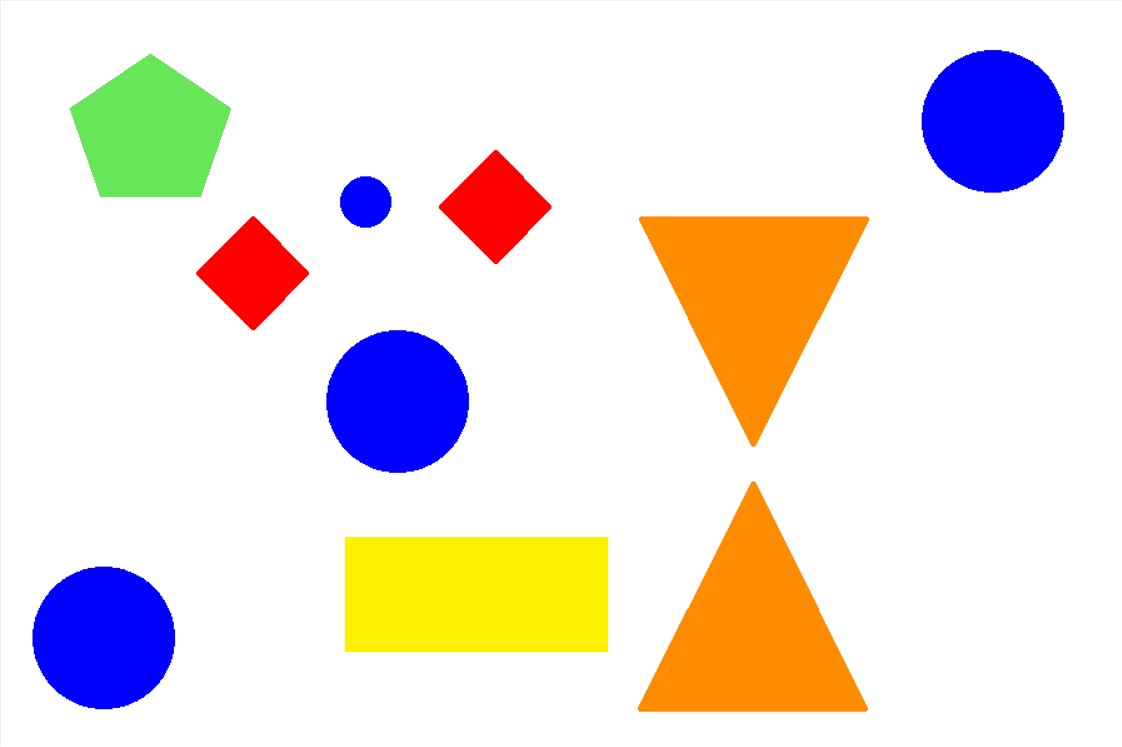
#> input picture ieee1.jpeg, 1122 x 747 px, found by its file name
$ python final.py
#> lines starting #> are read from the running program, lines starting #| are printed output that depends on the picture; after the words box and inside, x2 and y2 are one past the last pixel; in counts of white or black regions, pixels touching at a corner belong together
# -*- coding: utf-8 -*-
"""
Created on Mon Apr 11 18:46:45 2022

@author: Pranav
"""

import numpy as np
import cv2


# Start a while loop
while(1):


    imageFrame = cv2.imread("C:\\Users\\Pranav\\Desktop\\SkillDev\\IEEE CS\\Image Processing\\ieee1.jpeg")
#> imageFrame is the input picture: shape (747, 1122, 3); mean B, G, R 221.6, 227.2, 236.6

    # Convert the imageFrame in
    # BGR(RGB color space) to
    # HSV(hue-saturation-value)
    # color space
    hsvFrame = cv2.cvtColor(imageFrame, cv2.COLOR_BGR2HSV)
#> hsvFrame: shape (747, 1122, 3); mean H, S, V 14.5, 48.1, 254.1

    # Set range for red color and
    # define mask
    red_lower = np.array([136, 87, 111], np.uint8)
    red_upper = np.array([180, 255, 255], np.uint8)
    red_mask = cv2.inRange(hsvFrame, red_lower, red_upper)
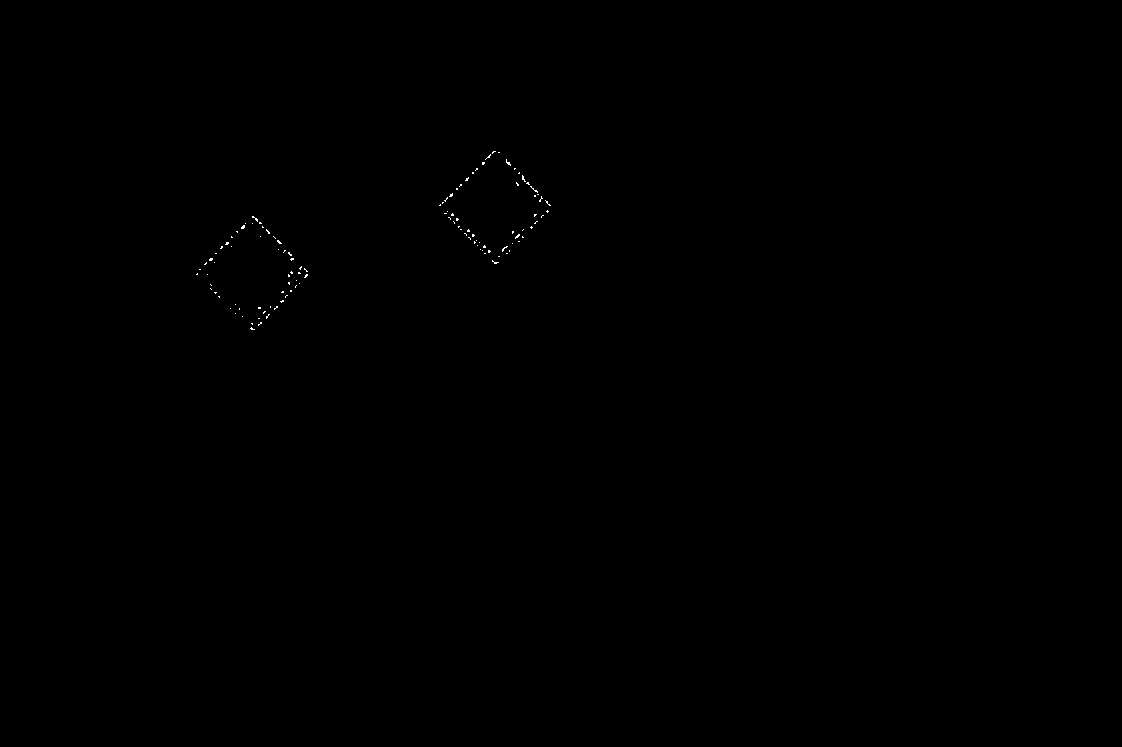
#> red_mask: shape (747, 1122); 0.07% white in thin lines or dots, all inside (x1, y1, x2, y2) = (196, 151, 551, 330)

    # Set range for green color and
    # define mask
    green_lower = np.array([36, 50, 70], np.uint8)
    green_upper = np.array([89, 255, 255], np.uint8)
    green_mask = cv2.inRange(hsvFrame, green_lower, green_upper)
#> green_mask: shape (747, 1122); 1.9% white; 1 white region, box (x1, y1, x2, y2) and area: (69, 54, 231, 197) 16066

    # Set range for blue color and
    # define mask
    blue_lower = np.array([94, 80, 2], np.uint8)
    blue_upper = np.array([120, 255, 255], np.uint8)
    blue_mask = cv2.inRange(hsvFrame, blue_lower, blue_upper)
#> blue_mask: shape (747, 1122); 5.9% white; 12 white regions (8 under 20 px), largest, box (x1, y1, x2, y2) and area: (326, 330, 469, 473) 15778, (921, 50, 1064, 193) 15746, (32, 566, 175, 709) 15718, (340, 176, 390, 228) 1942


    # Set range for orange color and
    # define mask
    orange_lower = np.array([18, 40, 90], np.uint8)
    orange_upper = np.array([24, 255, 255], np.uint8)
    orange_mask = cv2.inRange(hsvFrame, orange_lower, orange_upper)
#> orange_mask: shape (747, 1122); 0.06% white in thin lines or dots, all inside (x1, y1, x2, y2) = (637, 217, 870, 709)

    # Set range for yellow color and
    # define mask
    yellow_lower = np.array([25, 50, 70], np.uint8)
    yellow_upper = np.array([35, 255, 255], np.uint8)
    yellow_mask = cv2.inRange(hsvFrame, yellow_lower, yellow_upper)
#> yellow_mask: shape (747, 1122); 3.7% white; 101 white regions (100 under 20 px), largest, box (x1, y1, x2, y2) and area: (344, 536, 609, 653) 30995

    # Morphological Transform, Dilation
    # for each color and bitwise_and operator
    # between imageFrame and mask determines
    # to detect only that particular color
    kernal = np.ones((5, 5), "uint8")

    # For red color
    red_mask = cv2.dilate(red_mask, kernal)
#> red_mask: shape (747, 1122); 0.53% white; 16 white regions, largest, box (x1, y1, x2, y2) and area: (504, 157, 553, 231) 758, (248, 278, 302, 332) 612, (442, 209, 493, 256) 591
    res_red = cv2.bitwise_and(imageFrame, imageFrame,
                              mask = red_mask)

    # For green color
    green_mask = cv2.dilate(green_mask, kernal)
#> green_mask: shape (747, 1122); 2.1% white; 1 white region, box (x1, y1, x2, y2) and area: (67, 52, 233, 199) 17302
    res_green = cv2.bitwise_and(imageFrame, imageFrame,
                                mask = green_mask)

    # For blue color
    blue_mask = cv2.dilate(blue_mask, kernal)
#> blue_mask: shape (747, 1122); 6.4% white; 4 white regions, box (x1, y1, x2, y2) and area: (324, 328, 471, 475) 17132, (919, 48, 1066, 195) 17077, (30, 564, 177, 711) 17068, (338, 174, 394, 230) 2450
    res_blue = cv2.bitwise_and(imageFrame, imageFrame,
                               mask = blue_mask)

    # For orange color
    orange_mask = cv2.dilate(orange_mask, kernal)
#> orange_mask: shape (747, 1122); 0.65% white; 19 white regions, largest, box (x1, y1, x2, y2) and area: (730, 479, 823, 616) 1059, (679, 304, 740, 422) 705, (822, 617, 870, 709) 566
    res_orange = cv2.bitwise_and(imageFrame, imageFrame,
                               mask = orange_mask)
    # For yellow color
    yellow_mask = cv2.dilate(yellow_mask, kernal)
#> yellow_mask: shape (747, 1122); 4.2% white; 76 white regions
    res_yellow = cv2.bitwise_and(imageFrame, imageFrame,
                               mask = yellow_mask)

    #############
    # Creating contour to track red color
    contours, hierarchy = cv2.findContours(red_mask,
                                           cv2.RETR_TREE,
                                           cv2.CHAIN_APPROX_SIMPLE)
#> contours = 26 contours, 12 with area under 20; largest, box (x1, y1, x2, y2) and area: (504, 157, 553, 231) 634, (248, 278, 302, 332) 514, (442, 209, 493, 256) 510, (437, 149, 502, 208) 422, (194, 221, 248, 277) 356

    for pic, contour in enumerate(contours):
        area = cv2.contourArea(contour)
        if(area > 300):
            x, y, w, h = cv2.boundingRect(contour)
            imageFrame = cv2.rectangle(imageFrame, (x, y),
                                       (x + w, y + h),
                                       (0, 0, 255), 2)

            cv2.putText(imageFrame, "Red Colour", (x, y),
                        cv2.FONT_HERSHEY_SIMPLEX, 1.0,
                        (0, 0, 255))
#> this loop made 26 passes
#> (area, x, y, w, h) on passes 6, 15, 16, 19, 24, 26: (514, 248, 278, 54, 54), (344, 490, 227, 36, 39), (356.5, 194, 221, 54, 56), (510, 442, 209, 51, 47), (633.5, 504, 157, 49, 74), (422, 437, 149, 65, 59)
#> imageFrame: shape (747, 1122, 3); 0.67% of pixels changed, all inside (x1, y1, x2, y2) = (193, 128, 677, 334)


    #############
    # Creating contour to track green color
    contours, hierarchy = cv2.findContours(green_mask,
                                           cv2.RETR_TREE,
                                           cv2.CHAIN_APPROX_SIMPLE)
#> contours = 1 contour; box (x1, y1, x2, y2) and area: (67, 52, 233, 199) 17074

    for pic, contour in enumerate(contours):
        area = cv2.contourArea(contour)
        if(area > 300):
            x, y, w, h = cv2.boundingRect(contour)
            imageFrame = cv2.rectangle(imageFrame, (x, y),
                                       (x + w, y + h),
                                       (0, 255, 0), 2)

            cv2.putText(imageFrame, "Green Colour", (x, y),
                        cv2.FONT_HERSHEY_SIMPLEX,
                        1.0, (0, 255, 0))
#> this loop made 1 pass
#> (pic, area, x, y, w, h) on pass 1: (0, 17074.5, 67, 52, 166, 147)
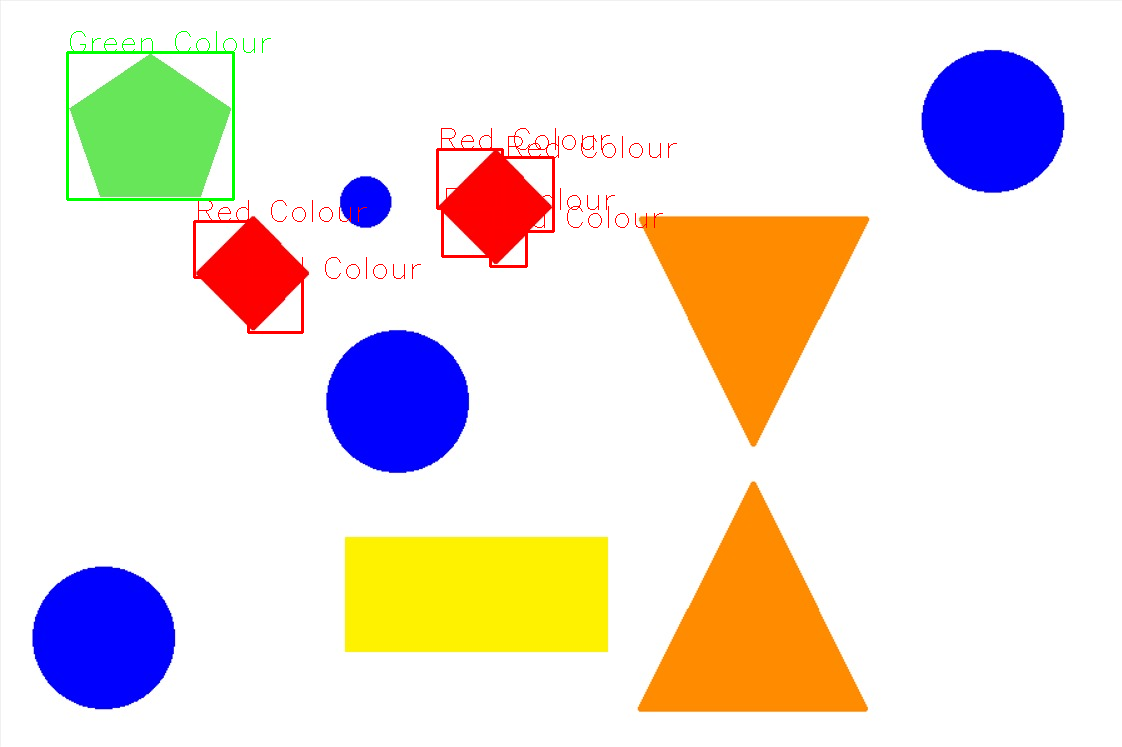
#> imageFrame: shape (747, 1122, 3); mean B, G, R 219.9, 226.1, 236


     # Creating contour to track orange color
    contours, hierarchy = cv2.findContours(orange_mask,
                                           cv2.RETR_TREE,
                                           cv2.CHAIN_APPROX_SIMPLE)
#> contours = 19 contours; largest, box (x1, y1, x2, y2) and area: (730, 479, 823, 616) 848, (679, 304, 740, 422) 566, (822, 617, 870, 709) 455, (636, 215, 681, 302) 438, (653, 605, 691, 674) 344

    for pic, contour in enumerate(contours):
        area = cv2.contourArea(contour)
        if(area > 300):
            x, y, w, h = cv2.boundingRect(contour)
            imageFrame = cv2.rectangle(imageFrame, (x, y),
                                       (x + w, y + h),
                                       (0, 0, 255), 2)

            cv2.putText(imageFrame, "Orange Colour", (x, y),
                        cv2.FONT_HERSHEY_SIMPLEX, 1.0,
                        (0, 0, 255))
#> this loop made 19 passes
#> (area, x, y, w, h) on passes 2, 3, 8, 9, 13, 19: (455, 822, 617, 48, 92), (344, 653, 605, 38, 69), (848.5, 730, 479, 93, 137), (305, 738, 413, 36, 36), (565.5, 679, 304, 61, 118), (438, 636, 215, 45, 87)
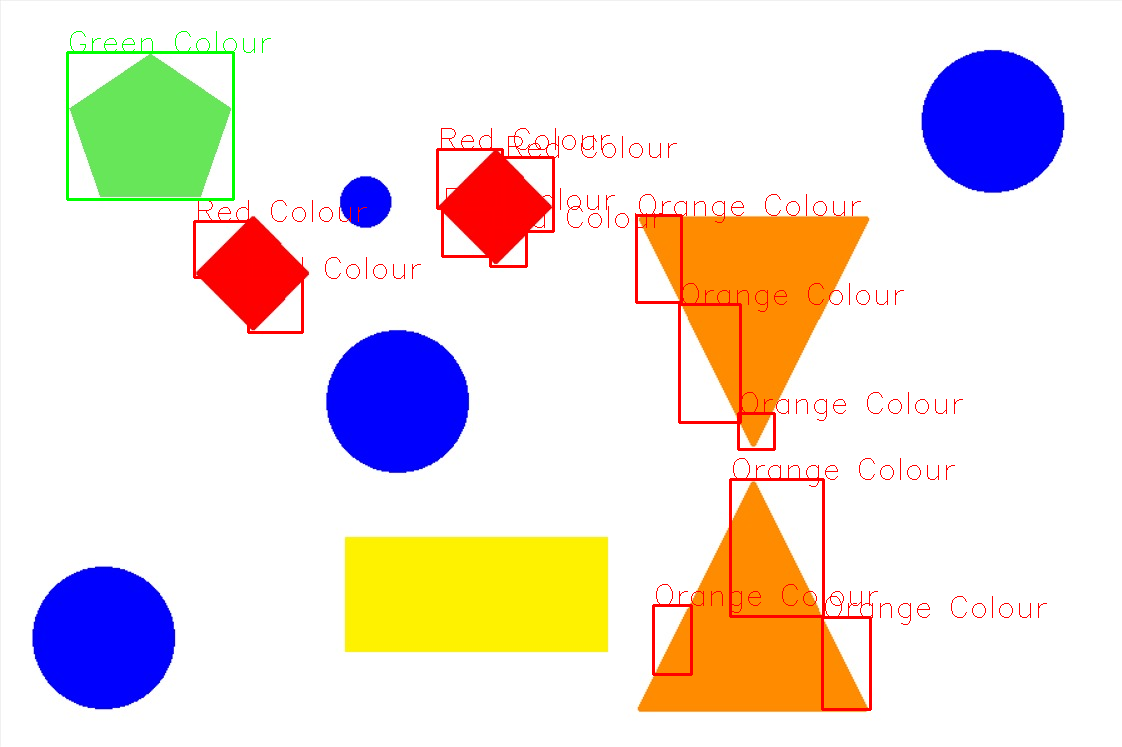
#> imageFrame: shape (747, 1122, 3); mean B, G, R 218.4, 224.1, 236


    #############
    # Creating contour to track blue color
    contours, hierarchy = cv2.findContours(blue_mask,
                                           cv2.RETR_TREE,
                                           cv2.CHAIN_APPROX_SIMPLE)
#> contours = 4 contours; box (x1, y1, x2, y2) and area: (324, 328, 471, 475) 16904, (919, 48, 1066, 195) 16846, (30, 564, 177, 711) 16836, (338, 174, 394, 230) 2360


    for pic, contour in enumerate(contours):
        area = cv2.contourArea(contour)
        if(area > 300):
            x, y, w, h = cv2.boundingRect(contour)
            imageFrame = cv2.rectangle(imageFrame, (x, y),
                                       (x + w, y + h),
                                       (255, 0, 0), 2)

            cv2.putText(imageFrame, "Blue Colour", (x, y),
                        cv2.FONT_HERSHEY_SIMPLEX,
                        1.0, (255, 0, 0))
#> this loop made 4 passes
#> (area, x, y, w, h) on passes 1 to 4: (16835.5, 30, 564, 147, 147), (16904.5, 324, 328, 147, 147), (2360, 338, 174, 56, 56), (16846.5, 919, 48, 147, 147)
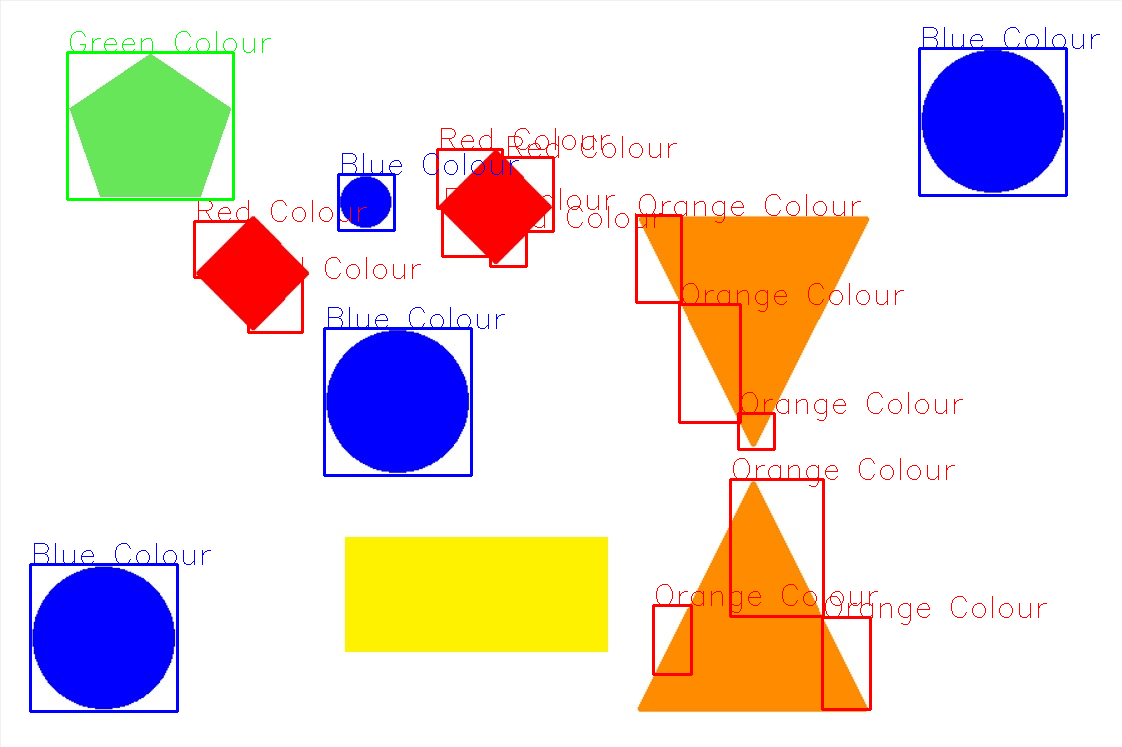
#> imageFrame: shape (747, 1122, 3); mean B, G, R 218.4, 221.9, 233.8


 # Creating contour to track yellow color
    contours, hierarchy = cv2.findContours(yellow_mask,
                                           cv2.RETR_TREE,
                                           cv2.CHAIN_APPROX_SIMPLE)
#> contours = 76 contours, 50 with area under 20; largest, box (x1, y1, x2, y2) and area: (342, 534, 611, 655) 32152, (761, 494, 770, 507) 48, (791, 361, 800, 374) 48, (656, 257, 663, 267) 42, (686, 600, 693, 609) 38

    for pic, contour in enumerate(contours):
        area = cv2.contourArea(contour)
        if(area > 300):
            x, y, w, h = cv2.boundingRect(contour)
            imageFrame = cv2.rectangle(imageFrame, (x, y),
                                       (x + w, y + h),
                                       (0, 0, 255), 2)

            cv2.putText(imageFrame, "Yellow Colour", (x, y),
                        cv2.FONT_HERSHEY_SIMPLEX, 1.0,
                        (0, 0, 255))
#> this loop made 76 passes
#> (area, x, y, w, h) on pass 29: (32152.5, 342, 534, 269, 121)
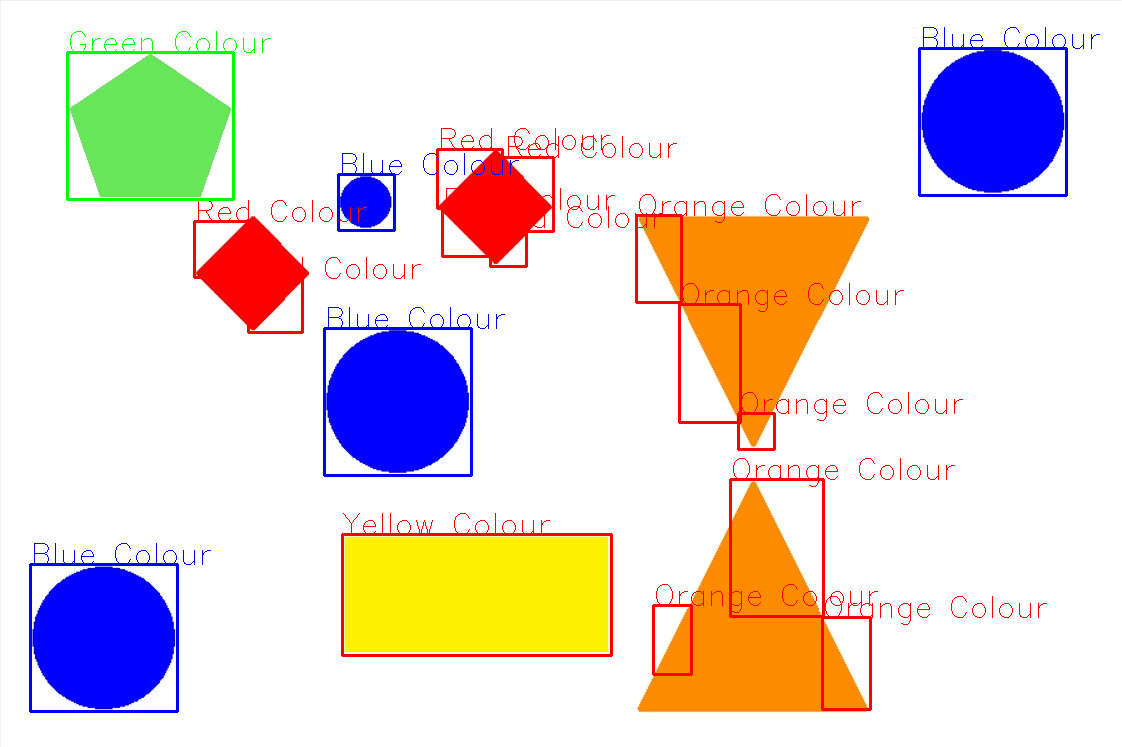
#> imageFrame: shape (747, 1122, 3); 0.32% of pixels changed, all inside (x1, y1, x2, y2) = (341, 513, 613, 657)


    #############
    # Program Termination
    cv2.imshow("Multiple Color Detection in Real-TIme", imageFrame)
    if cv2.waitKey(10) & 0xFF == ord('q'):
#> (key q is pressed here)
        cv2.destroyAllWindows()
        break
